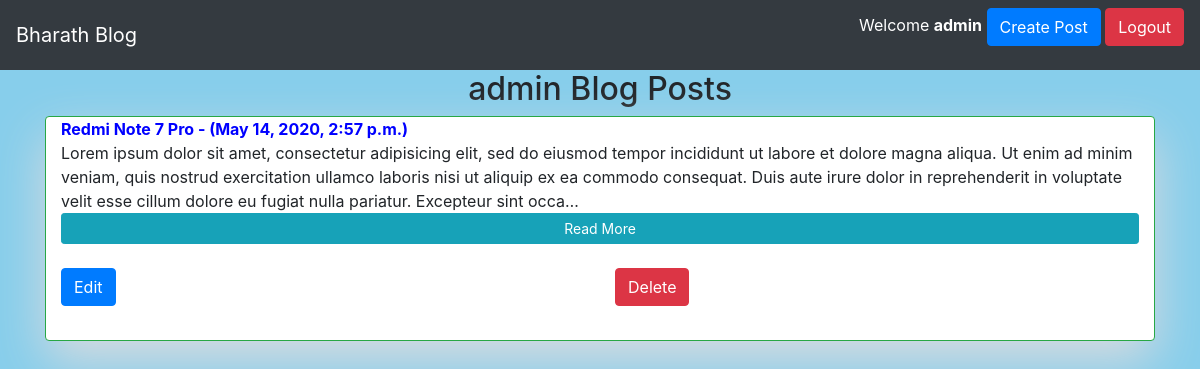
The app's page / (signed in), older data.
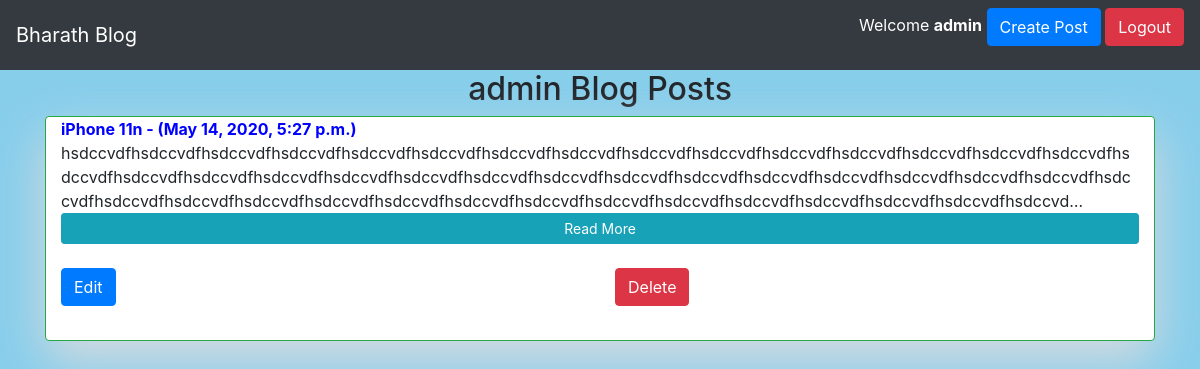
The same page, newer data.
### posts/models.py (models this page shows, shortened)
class Post(models.Model):
	author = models.ForeignKey(User, on_delete=models.CASCADE, default=None)
	title = models.CharField(max_length=100)
	description = models.TextField(max_length=500)
	updated = models.DateTimeField(auto_now=True, auto_now_add=False)
	timestamp = models.DateTimeField(auto_now=False, auto_now_add=True)
	def __str__(self):
		return self.title

### posts/views.py (the view)
# urls.py: 2. Add a URL to urlpatterns:  path('', views.home, name='home')
@login_required(login_url='/not_logged_in')
def home(request):
	user = request.user
	if request.user.is_authenticated:
		posts_list = Post.objects.filter(author=user).order_by('-timestamp')
	else:
		posts_list = Post.objects.all()[::-1]
	print(posts_list)
	page = request.GET.get('page', 1)
	paginator = Paginator(posts_list, 5)
	try:
		posts = paginator.page(page)
	except PageNotAnInteger:
		posts = paginator.page(1)
	except EmptyPage:
		posts = paginator.page(paginator.num_pages)
	context = {'posts': posts, 'user':user}
	return render(request, 'home.html', context=context)

### templates/home.html (shortened to what this page needs)
{% extends 'base.html' %}
	{% block content %}
		<h2 class="text-center">{{ user }} Blog Posts</h2>
		{% if posts %}
			{% for post in posts %}
				<div class="card border-success container">
					<b style="color: blue;">{{ post.title }} - ({{ post.timestamp }})</b>
					{% if post.description|length < 360 %}
						{{ post.description }}
					{% else %}
						{{ post.description|truncatechars:360 }}
						<a href="post/{{post.id}}" class="btn btn-sm btn-info">Read More</a>
					<br>
					{% endif %}
					<div class="row">
						<div class="col-md-6">
							<a href="post/{{post.id}}/edit/" class="btn btn-primary" type="submit">Edit</a>
						</div><br><br>
						<div class="col-md-6">
							<a href="post/{{post.id}}/delete/" class="btn btn-danger" type="submit">Delete</a>
						</div>
					</div></b> <br>
				</div><br>
				<br>
			{% endfor %}
		{% else %}
				<h3>No Blog Posts. Please create one.</h3>
		{% endif %}
		<br><br>
	{% endblock %}

Row changes from the older to the newer data that the page shows:
removed Post: title "Redmi Note 7 Pro", timestamp "May 14, 2020, 2:57 p.m.", description "Lorem ipsum dolor sit amet, consectetur adipisicing elit, sed do eiusmod tempor incididunt ut labore et dolore magna aliqua. Ut enim ad minim veniam, quis nostrud exercitation ullamco laboris nisi ut aliquip ex ea commodo consequat. Duis aute irure dolor in reprehenderit in voluptate velit esse cillum dolore eu fugiat nulla pariatur. Excepteur sint occa…"
added Post: title "iPhone 11n", timestamp "May 14, 2020, 5:27 p.m.", description "hsdccvdfhsdccvdfhsdccvdfhsdccvdfhsdccvdfhsdccvdfhsdccvdfhsdccvdfhsdccvdfhsdccvdfhsdccvdfhsdccvdfhsdccvdfhsdccvdfhsdccvdfhsdccvdfhsdccvdfhsdccvdfhsdccvdfhsdccvdfhsdccvdfhsdccvdfhsdccvdfhsdccvdfhsdccvdfhsdccvdfhsdccvdfhsdccvdfhsdccvdfhsdccvdfhsdccvdfhsdccvdfhsdccvdfhsdccvdfhsdccvdfhsdccvdfhsdccvdfhsdccvdfhsdccvdfhsdccvdfhsdccvdfhsdccvdfhsdccvdfhsdccvdfhsdccvd…"
